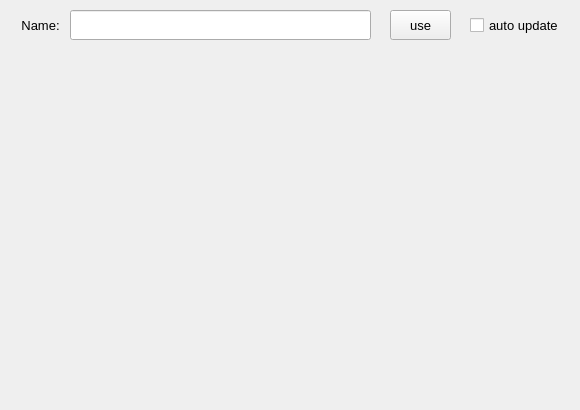
<?xml version="1.0" encoding="UTF-8"?>
<ui version="4.0">
 <class>TFAbstractHolder</class>
 <widget class="QWidget" name="TFAbstractHolder">
  <property name="geometry">
   <rect>
    <x>0</x>
    <y>0</y>
    <width>580</width>
    <height>410</height>
   </rect>
  </property>
  <property name="windowTitle">
   <string>Transfer Functions</string>
  </property>
  <property name="windowIcon">
   <iconset>
    <normaloff>../../../GUI/icons/app.png</normaloff>../../../GUI/icons/app.png</iconset>
  </property>
  <widget class="QPushButton" name="use">
   <property name="geometry">
    <rect>
     <x>390</x>
     <y>10</y>
     <width>61</width>
     <height>30</height>
    </rect>
   </property>
   <property name="sizePolicy">
    <sizepolicy hsizetype="Fixed" vsizetype="Fixed">
     <horstretch>0</horstretch>
     <verstretch>0</verstretch>
    </sizepolicy>
   </property>
   <property name="font">
    <font>
     <pointsize>10</pointsize>
    </font>
   </property>
   <property name="text">
    <string>use</string>
   </property>
  </widget>
  <widget class="QLineEdit" name="name">
   <property name="geometry">
    <rect>
     <x>70</x>
     <y>10</y>
     <width>301</width>
     <height>30</height>
    </rect>
   </property>
   <property name="sizePolicy">
    <sizepolicy hsizetype="Fixed" vsizetype="Fixed">
     <horstretch>0</horstretch>
     <verstretch>0</verstretch>
    </sizepolicy>
   </property>
   <property name="text">
    <string/>
   </property>
   <property name="alignment">
    <set>Qt::AlignLeading|Qt::AlignLeft|Qt::AlignVCenter</set>
   </property>
  </widget>
  <widget class="QLabel" name="nameLabel">
   <property name="geometry">
    <rect>
     <x>10</x>
     <y>10</y>
     <width>61</width>
     <height>30</height>
    </rect>
   </property>
   <property name="sizePolicy">
    <sizepolicy hsizetype="Fixed" vsizetype="Fixed">
     <horstretch>0</horstretch>
     <verstretch>0</verstretch>
    </sizepolicy>
   </property>
   <property name="font">
    <font>
     <pointsize>10</pointsize>
    </font>
   </property>
   <property name="text">
    <string>Name:</string>
   </property>
   <property name="alignment">
    <set>Qt::AlignCenter</set>
   </property>
  </widget>
  <widget class="QCheckBox" name="autoUpdate">
   <property name="geometry">
    <rect>
     <x>470</x>
     <y>10</y>
     <width>91</width>
     <height>31</height>
    </rect>
   </property>
   <property name="font">
    <font>
     <pointsize>10</pointsize>
    </font>
   </property>
   <property name="text">
    <string>auto update</string>
   </property>
  </widget>
 </widget>
 <layoutdefault spacing="6" margin="11"/>
 <resources/>
 <connections/>
</ui>
